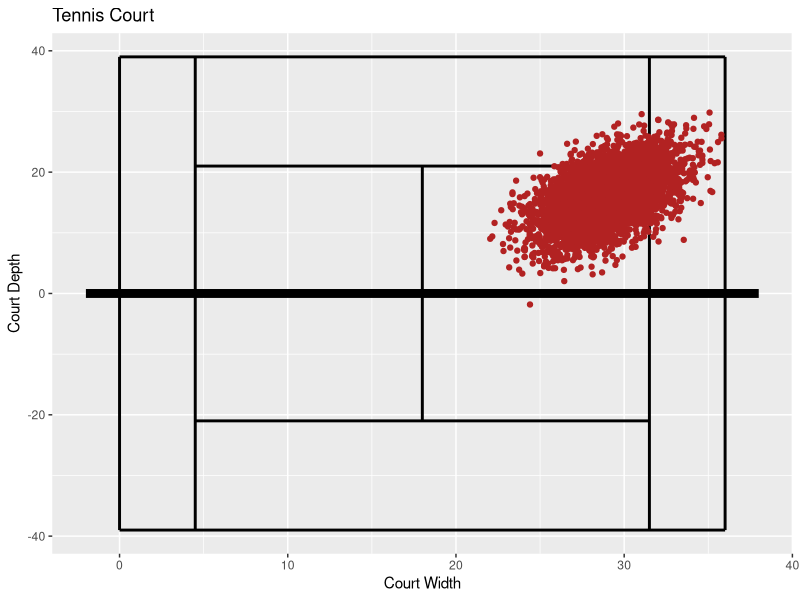
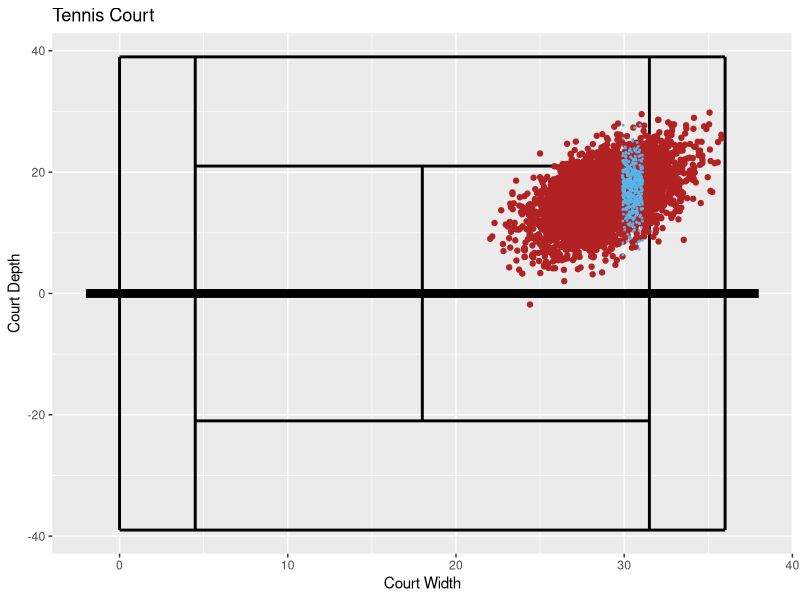

These charts were generated, in order, by the following R code:
## ---- chunk 1
knitr::opts_chunk$set(echo = TRUE)
library(ggplot2)
library(mvtnorm)
library(tidyverse)

#Creates a data.frame object, the easy structure to use for ggploting
tennisCourt = data.frame(x1 = c(0,4.5,18,31.5,36,0,4.5,4.5,0,-2),
                         x2 = c(0,4.5,18,31.5,36,36,31.5,31.5,36,38),
                         y1 = c(-39,-39,-21,-39,-39,39,21,-21,-39,0), 
                         y2 = c(39,39,21,39,39,39,21,-21,-39,0),
                         width = c(rep(1,9),3))

ggTennis = ggplot(tennisCourt) + 
  geom_segment(aes(x = x1,y = y1,xend = x2,yend = y2),size = tennisCourt$width) + 
  labs(x = "Court Width",y = 'Court Depth',
       title = 'Tennis Court')


## ---- chunk 2
mu_vect = c(29, 16)
sigma = matrix(c(4,4,4,16), nrow = 2, ncol = 2, byrow = TRUE)
ball_data = data.frame(rmvnorm(5000, mu_vect, sigma))

ggTennis_with_ball_hits = ggTennis + 
  geom_point(data = ball_data,aes(x = X1, y = X2),color = 'firebrick')

ggTennis_with_ball_hits
## ---- chunk 3
pmvnorm(lower = c(18,0), upper = c(31.5,21), mean = mu_vect, sigma = sigma)
## ---- chunk 4
x1_marginal = pnorm(31.5, 29, sqrt(4)) - pnorm(18, 29, sqrt(4))
x1_marginal
## ---- chunk 5
x2_marginal = pnorm(21, 16, sqrt(16)) - pnorm(0, 16, sqrt(16))
x2_marginal
## ---- chunk 6
x1_marginal * x2_marginal
## ---- chunk 7
x1 = 30.5

mu_condit = mu_vect[2] + sigma[1,2]%*%solve(sigma[1,1])*(x1 - mu_vect[1])

sigma_condit = sigma[2,2] - sigma[1,2]%*%solve(sigma[1,1])%*%sigma[2,1]
## ---- chunk 8
condit_prob_legal = pnorm(21, mean = mu_condit, sd = sqrt(sigma_condit)) - pnorm(0, mean = mu_condit, sd = sqrt(sigma_condit))

condit_prob_legal
## ---- chunk 9
new_data = data.frame(rnorm(500, mean = mu_condit, sd = sqrt(sigma_condit)))

colnames(new_data) = 'X2'

new_ggTennis = ggTennis + 
  geom_point(data = ball_data,aes(x = X1, y = X2),color = 'firebrick') +
  geom_point(data = new_data,aes(x = 30.5, y = X2),
             color = '#56B4E9',
             position = position_jitter(
               width = 0.6,  # amount of jitter in horizontal direction
               height = 0     # amount of jitter in vertical direction (0 = none)
               ),
             size = 0.3
    )
  

new_ggTennis
